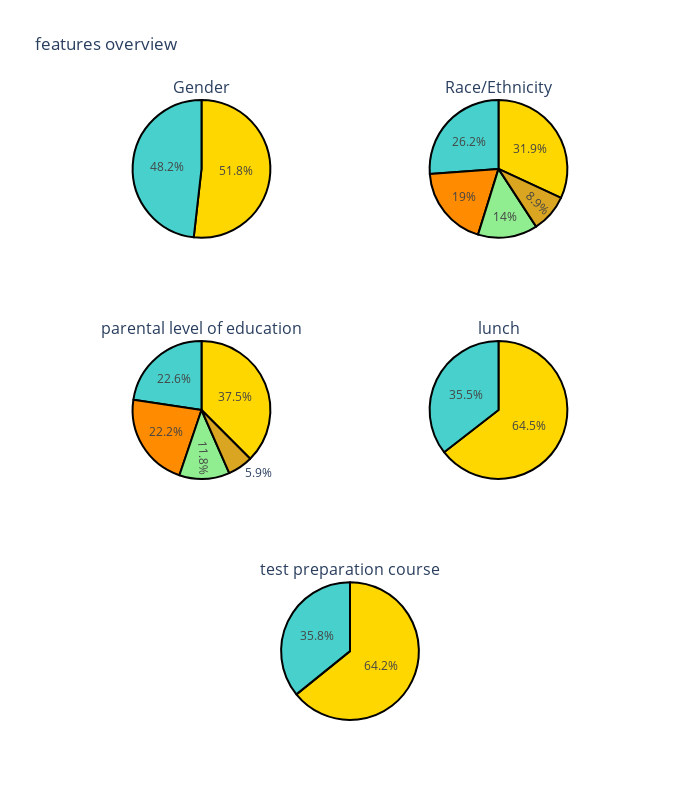

This figure's notebook cell:
### Markdown cell above
the diagram below shows the attirbutes' values and their percentage:

### Code cell
fig = make_subplots(rows=3, cols=2,
specs=[[{"type": "pie"}, {"type": "pie"}],
           [{"type": "pie"}, {"type": "pie"}],
           [{"type": "pie","colspan": 2}, None]],

    subplot_titles=("Gender", "Race/Ethnicity", "parental level of education", "lunch","test preparation course"))
colors = ['gold', 'mediumturquoise', 'darkorange', 'lightgreen','goldenrod']



fig.add_trace(go.Pie(labels=['female','male'], values=df['gender'].value_counts()),
              row=1, col=1)

fig.add_trace(go.Pie(labels=['group C','group D','group B','group E','group A'], values=df['race/ethnicity'].value_counts()),
              row=1, col=2)

fig.add_trace(go.Pie(labels=['high school','diploma', 
       "associate's degree", "bachelor's degree", "master's degree", ], values=df['parental level of education'].value_counts()),
              row=2, col=1)

fig.add_trace(go.Pie(labels=['standard', 'free/reduced'], values=df['lunch'].value_counts()),
              row=2, col=2)

fig.add_trace(go.Pie(labels=['not completed', 'completed'], values=df['test preparation course'].value_counts()),
              row=3, col=1)

fig.update_traces(hoverinfo='label+percent', 
                  marker=dict(colors=colors, line=dict(color='#000000', width=2)))

fig.update_layout(height=800, width=700,
                  title_text="features overview",
                  showlegend=False)


fig.show()

### Figure 1 — Plotly figure (JSON) as saved in the notebook; plotly's stock layout.template omitted (floating-point values rounded to 4 significant figures)
{"data": [{"domain": {"x": [0, 0.45], "y": [0.7778, 1]}, "hoverinfo": "label+percent", "labels": ["female", "male"], "marker": {"colors": ["gold", "mediumturquoise", "darkorange", "lightgreen", "goldenrod"], "line": {"color": "#000000", "width": 2}}, "type": "pie", "values": [518, 482]}, {"domain": {"x": [0.55, 1], "y": [0.7778, 1]}, "hoverinfo": "label+percent", "labels": ["group C", "group D", "group B", "group E", "group A"], "marker": {"colors": ["gold", "mediumturquoise", "darkorange", "lightgreen", "goldenrod"], "line": {"color": "#000000", "width": 2}}, "type": "pie", "values": [319, 262, 190, 140, 89]}, {"domain": {"x": [0, 0.45], "y": [0.3889, 0.6111]}, "hoverinfo": "label+percent", "labels": ["high school", "diploma", "associate's degree", "bachelor's degree", "master's degree"], "marker": {"colors": ["gold", "mediumturquoise", "darkorange", "lightgreen", "goldenrod"], "line": {"color": "#000000", "width": 2}}, "type": "pie", "values": [375, 226, 222, 118, 59]}, {"domain": {"x": [0.55, 1], "y": [0.3889, 0.6111]}, "hoverinfo": "label+percent", "labels": ["standard", "free/reduced"], "marker": {"colors": ["gold", "mediumturquoise", "darkorange", "lightgreen", "goldenrod"], "line": {"color": "#000000", "width": 2}}, "type": "pie", "values": [645, 355]}, {"domain": {"x": [0, 1], "y": [0, 0.2222]}, "hoverinfo": "label+percent", "labels": ["not completed", "completed"], "marker": {"colors": ["gold", "mediumturquoise", "darkorange", "lightgreen", "goldenrod"], "line": {"color": "#000000", "width": 2}}, "type": "pie", "values": [642, 358]}], "layout": {"annotations": [{"font": {"size": 16}, "showarrow": false, "text": "Gender", "x": 0.225, "xanchor": "center", "xref": "paper", "y": 1, "yanchor": "bottom", "yref": "paper"}, {"font": {"size": 16}, "showarrow": false, "text": "Race/Ethnicity", "x": 0.775, "xanchor": "center", "xref": "paper", "y": 1, "yanchor": "bottom", "yref": "paper"}, {"font": {"size": 16}, "showarrow": false, "text": "parental level of education", "x": 0.225, "xanchor": "center", "xref": "paper", "y": 0.6111, "yanchor": "bottom", "yref": "paper"}, {"font": {"size": 16}, "showarrow": false, "text": "lunch", "x": 0.775, "xanchor": "center", "xref": "paper", "y": 0.6111, "yanchor": "bottom", "yref": "paper"}, {"font": {"size": 16}, "showarrow": false, "text": "test preparation course", "x": 0.5, "xanchor": "center", "xref": "paper", "y": 0.2222, "yanchor": "bottom", "yref": "paper"}], "height": 800, "showlegend": false, "title": {"text": "features overview"}, "width": 700}}
